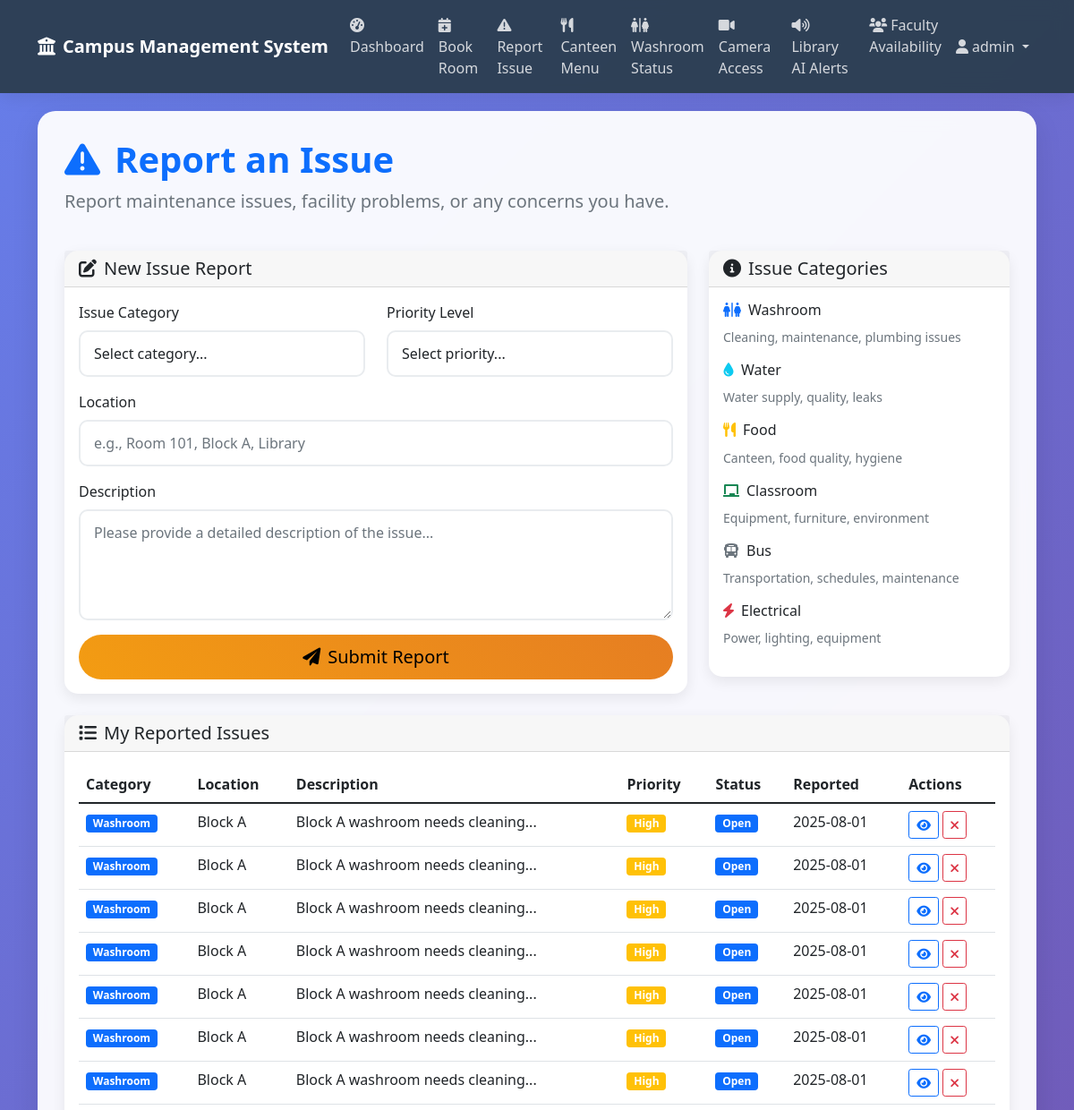
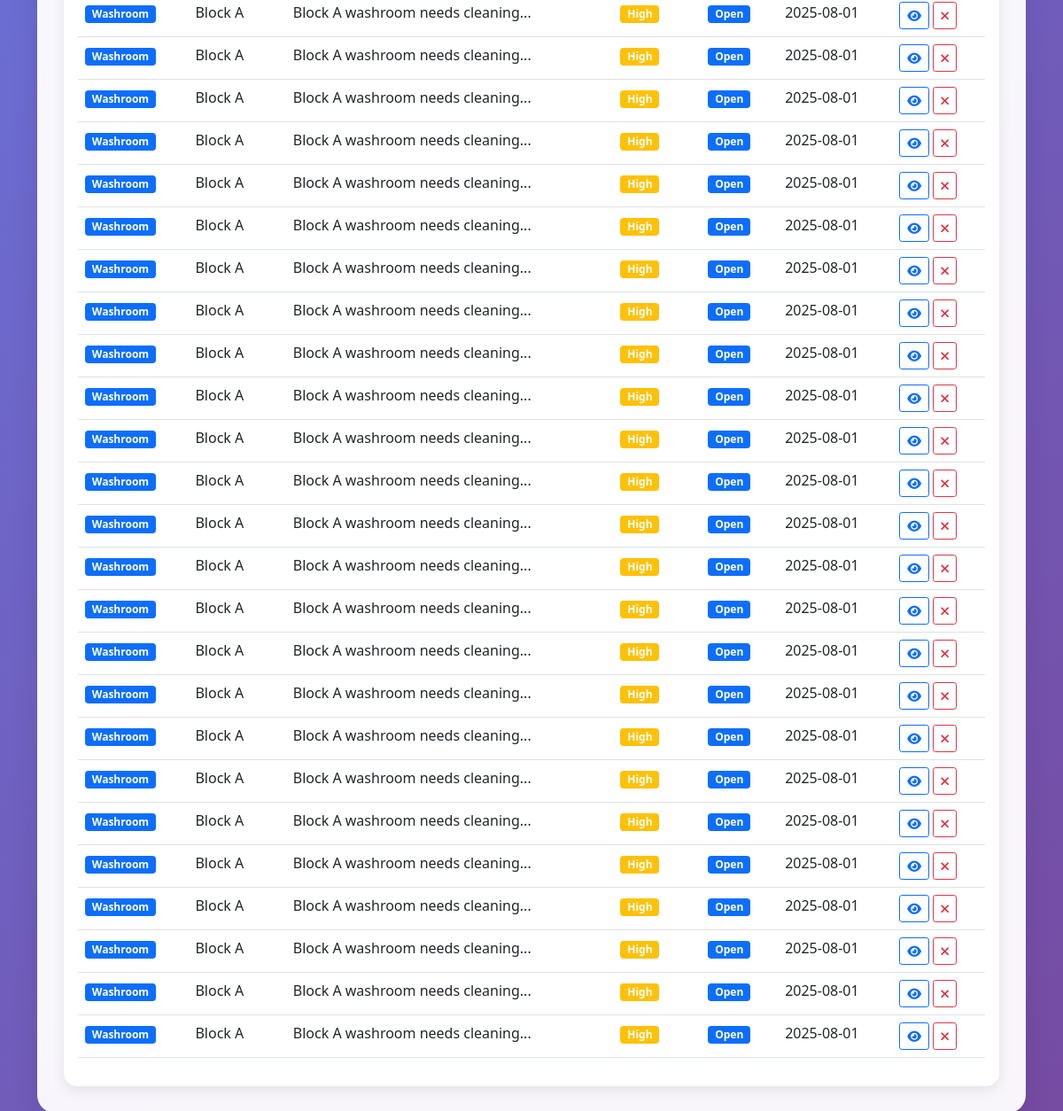
/report_issue (signed in), run on the app's committed database (2 pictures, top to bottom).
### tables this page shows
CREATE TABLE issues (
            id INTEGER PRIMARY KEY AUTOINCREMENT,
            user_id INTEGER,
            category TEXT,
            description TEXT,
            location TEXT,
            priority TEXT DEFAULT 'medium',
            status TEXT DEFAULT 'open',
            created_at TIMESTAMP DEFAULT CURRENT_TIMESTAMP,
            FOREIGN KEY (user_id) REFERENCES users (id)
        );

### app.py (the view, shortened to what this page needs)
@app.route('/report_issue', methods=['GET', 'POST'])
def report_issue():
    if 'user_id' not in session:
        return redirect(url_for('login'))
    conn = get_db_connection()
    my_issues = conn.execute('''
        SELECT * FROM issues WHERE user_id = ? ORDER BY created_at DESC
    ''', (session['user_id'],)).fetchall()
    conn.close()
    return render_template('report_issue.html', my_issues=my_issues)

### app.py (called while the page is built)
def get_db_connection():
    conn = sqlite3.connect('campus.db')
    conn.row_factory = sqlite3.Row
    return conn

### templates/report_issue.html (shortened to what this page needs)
{% extends "base.html" %}
{% block content %}
<div class="main-container">
    <div class="row mb-4">
        <div class="col-md-12">
            <h1 class="display-6 fw-bold text-primary">
                <i class="fas fa-exclamation-triangle me-3"></i>Report an Issue
            </h1>
            <p class="lead text-muted">Report maintenance issues, facility problems, or any concerns you have.</p>
        </div>
    </div>
    <div class="row mb-4">
        <div class="col-md-8">
            <div class="card">
                <div class="card-header">
                    <h5 class="card-title mb-0">
                        <i class="fas fa-edit me-2"></i>New Issue Report
                    </h5>
                </div>
                <div class="card-body">
                    <form method="POST">
                        <div class="row">
                            <div class="col-md-6 mb-3">
                                <label for="category" class="form-label">Issue Category</label>
                                <select class="form-control" id="category" name="category" required>
                                    <option value="">Select category...</option>
                                </select>
                            </div>
                            <div class="col-md-6 mb-3">
                                <label for="priority" class="form-label">Priority Level</label>
                                <select class="form-control" id="priority" name="priority" required>
                                    <option value="">Select priority...</option>
                                </select>
                            </div>
                        </div>
                        <div class="mb-3">
                            <label for="location" class="form-label">Location</label>
                            <input type="text" class="form-control" id="location" name="location" placeholder="e.g., Room 101, Block A, Library" required>
                        </div>
                        <div class="mb-3">
                            <label for="description" class="form-label">Description</label>
                            <textarea class="form-control" id="description" name="description" rows="4" placeholder="Please provide a detailed description of the issue..." required></textarea>
                        </div>
                        <div class="d-grid">
                            <button type="submit" class="btn btn-warning btn-lg">
                                <i class="fas fa-paper-plane me-2"></i>Submit Report
                            </button>
                        </div>
                    </form>
                </div>
            </div>
        </div>
        <div class="col-md-4">
            <div class="card">
                <div class="card-header">
                    <h5 class="card-title mb-0">
                        <i class="fas fa-info-circle me-2"></i>Issue Categories
                    </h5>
                </div>
                <div class="card-body">
                    <div class="mb-3">
                        <h6><i class="fas fa-restroom text-primary me-2"></i>Washroom</h6>
                        <small class="text-muted">Cleaning, maintenance, plumbing issues</small>
                    </div>
                    <div class="mb-3">
                        <h6><i class="fas fa-tint text-info me-2"></i>Water</h6>
                        <small class="text-muted">Water supply, quality, leaks</small>
                    </div>
                    <div class="mb-3">
                        <h6><i class="fas fa-utensils text-warning me-2"></i>Food</h6>
                        <small class="text-muted">Canteen, food quality, hygiene</small>
                    </div>
                    <div class="mb-3">
                        <h6><i class="fas fa-chalkboard text-success me-2"></i>Classroom</h6>
                        <small class="text-muted">Equipment, furniture, environment</small>
                    </div>
                    <div class="mb-3">
                        <h6><i class="fas fa-bus text-secondary me-2"></i>Bus</h6>
                        <small class="text-muted">Transportation, schedules, maintenance</small>
                    </div>
                    <div class="mb-3">
                        <h6><i class="fas fa-bolt text-danger me-2"></i>Electrical</h6>
                        <small class="text-muted">Power, lighting, equipment</small>
                    </div>
                </div>
            </div>
        </div>
    </div>
    <div class="row">
        <div class="col-md-12">
            <div class="card">
                <div class="card-header">
                    <h5 class="card-title mb-0">
                        <i class="fas fa-list me-2"></i>My Reported Issues
                    </h5>
                </div>
                <div class="card-body">
                    {% if my_issues %}
                        <div class="table-responsive">
                            <table class="table table-hover">
                                <thead>
                                    <tr>
                                        <th>Category</th>
                                        <th>Location</th>
                                        <th>Description</th>
                                        <th>Priority</th>
                                        <th>Status</th>
                                        <th>Reported</th>
                                        <th>Actions</th>
                                    </tr>
                                </thead>
                                <tbody>
                                    {% for issue in my_issues %}
                                    <tr>
                                        <td>
                                            <span class="badge bg-{{ 'primary' if issue.category == 'washroom' else 'info' if issue.category == 'water' else 'warning' if issue.category == 'food' else 'success' if issue.category == 'classroom' else 'secondary' if issue.category == 'bus' else 'danger' if issue.category == 'electrical' else 'dark' }}">
                                                {{ issue.category.title() }}
                                            </span>
                                        </td>
                                        <td>{{ issue.location }}</td>
                                        <td>{{ issue.description[:50] }}...</td>
                                        <td>
                                            <span class="badge bg-{{ 'danger' if issue.priority == 'urgent' else 'warning' if issue.priority == 'high' else 'info' if issue.priority == 'medium' else 'success' }}">
                                                {{ issue.priority.title() }}
                                            </span>
                                        </td>
                                        <td>
                                            <span class="badge bg-{{ 'success' if issue.status == 'resolved' else 'warning' if issue.status == 'in_progress' else 'danger' if issue.status == 'closed' else 'primary' }}">
                                                {{ issue.status.replace('_', ' ').title() }}
                                            </span>
                                        </td>
                                        <td>{{ issue.created_at.split(' ')[0] }}</td>
                                        <td>
                                            <button class="btn btn-sm btn-outline-primary" onclick="viewIssueDetails({{ issue.id }})">
                                                <i class="fas fa-eye"></i>
                                            </button>
                                            {% if issue.status == 'open' %}
                                            <button class="btn btn-sm btn-outline-danger" onclick="cancelIssue({{ issue.id }})">
                                                <i class="fas fa-times"></i>
                                            </button>
                                            {% endif %}
                                        </td>
                                    </tr>
                                    {% endfor %}
                                </tbody>
                            </table>
                        </div>
                    {% else %}
                        <div class="text-center p-4">
                            <i class="fas fa-clipboard-list fa-3x text-muted mb-3"></i>
                            <p class="text-muted">No issues reported yet</p>
                        </div>
                    {% endif %}
                </div>
            </div>
        </div>
    </div>
</div>
{% endblock %}

### templates/base.html (style rules this page uses)
:root { --primary-color: #2c3e50; --secondary-color: #3498db; --accent-color: #e74c3c; --success-color: #27ae60; --warning-color: #f39c12; --light-bg: #ecf0f1; }
body { background: linear-gradient(135deg, #667eea 0%, #764ba2 100%); min-height: 100vh; font-family: 'Segoe UI', Tahoma, Geneva, Verdana, sans-serif; }
.main-container { background: rgba(255,255,255,0.95); border-radius: 20px; box-shadow: 0 10px 30px rgba(0,0,0,0.1); margin: 20px auto; padding: 30px; backdrop-filter: blur(10px); }
.card { border: none; border-radius: 15px; box-shadow: 0 5px 15px rgba(0,0,0,0.08); transition: transform 0.3s ease, box-shadow 0.3s ease; }
.btn-warning { background: linear-gradient(45deg, var(--warning-color), #e67e22); border: none; border-radius: 25px; padding: 10px 25px; }
.form-control { border-radius: 10px; border: 2px solid #e9ecef; padding: 12px 15px; transition: all 0.3s ease; }

### data on the page
issues: category "Washroom", location "Block A", description "Block A washroom needs cleaning", priority "High", status.replace "Open", created_at "2025-08-01"
issues: category "Washroom", location "Block A", description "Block A washroom needs cleaning", priority "High", status.replace "Open", created_at "2025-08-01"
issues: category "Washroom", location "Block A", description "Block A washroom needs cleaning", priority "High", status.replace "Open", created_at "2025-08-01"
issues: category "Washroom", location "Block A", description "Block A washroom needs cleaning", priority "High", status.replace "Open", created_at "2025-08-01"
issues: category "Washroom", location "Block A", description "Block A washroom needs cleaning", priority "High", status.replace "Open", created_at "2025-08-01"
issues: category "Washroom", location "Block A", description "Block A washroom needs cleaning", priority "High", status.replace "Open", created_at "2025-08-01"
issues: category "Washroom", location "Block A", description "Block A washroom needs cleaning", priority "High", status.replace "Open", created_at "2025-08-01"
issues: category "Washroom", location "Block A", description "Block A washroom needs cleaning", priority "High", status.replace "Open", created_at "2025-08-01"
issues: category "Washroom", location "Block A", description "Block A washroom needs cleaning", priority "High", status.replace "Open", created_at "2025-08-01"
issues: category "Washroom", location "Block A", description "Block A washroom needs cleaning", priority "High", status.replace "Open", created_at "2025-08-01"
issues: category "Washroom", location "Block A", description "Block A washroom needs cleaning", priority "High", status.replace "Open", created_at "2025-08-01"
issues: category "Washroom", location "Block A", description "Block A washroom needs cleaning", priority "High", status.replace "Open", created_at "2025-08-01"
issues: category "Washroom", location "Block A", description "Block A washroom needs cleaning", priority "High", status.replace "Open", created_at "2025-08-01"
issues: category "Washroom", location "Block A", description "Block A washroom needs cleaning", priority "High", status.replace "Open", created_at "2025-08-01"
issues: category "Washroom", location "Block A", description "Block A washroom needs cleaning", priority "High", status.replace "Open", created_at "2025-08-01"
issues: category "Washroom", location "Block A", description "Block A washroom needs cleaning", priority "High", status.replace "Open", created_at "2025-08-01"
issues: category "Washroom", location "Block A", description "Block A washroom needs cleaning", priority "High", status.replace "Open", created_at "2025-08-01"
issues: category "Washroom", location "Block A", description "Block A washroom needs cleaning", priority "High", status.replace "Open", created_at "2025-08-01"
issues: category "Washroom", location "Block A", description "Block A washroom needs cleaning", priority "High", status.replace "Open", created_at "2025-08-01"
issues: category "Washroom", location "Block A", description "Block A washroom needs cleaning", priority "High", status.replace "Open", created_at "2025-08-01"
issues: category "Washroom", location "Block A", description "Block A washroom needs cleaning", priority "High", status.replace "Open", created_at "2025-08-01"
issues: category "Washroom", location "Block A", description "Block A washroom needs cleaning", priority "High", status.replace "Open", created_at "2025-08-01"
issues: category "Washroom", location "Block A", description "Block A washroom needs cleaning", priority "High", status.replace "Open", created_at "2025-08-01"
issues: category "Washroom", location "Block A", description "Block A washroom needs cleaning", priority "High", status.replace "Open", created_at "2025-08-01"
issues: category "Washroom", location "Block A", description "Block A washroom needs cleaning", priority "High", status.replace "Open", created_at "2025-08-01"
issues: category "Washroom", location "Block A", description "Block A washroom needs cleaning", priority "High", status.replace "Open", created_at "2025-08-01"
issues: category "Washroom", location "Block A", description "Block A washroom needs cleaning", priority "High", status.replace "Open", created_at "2025-08-01"
issues: category "Washroom", location "Block A", description "Block A washroom needs cleaning", priority "High", status.replace "Open", created_at "2025-08-01"
issues: category "Washroom", location "Block A", description "Block A washroom needs cleaning", priority "High", status.replace "Open", created_at "2025-08-01"
issues: category "Washroom", location "Block A", description "Block A washroom needs cleaning", priority "High", status.replace "Open", created_at "2025-08-01"
issues: category "Washroom", location "Block A", description "Block A washroom needs cleaning", priority "High", status.replace "Open", created_at "2025-08-01"
issues: category "Washroom", location "Block A", description "Block A washroom needs cleaning", priority "High", status.replace "Open", created_at "2025-08-01"

### other printed values
{{ session.username }} "admin"
